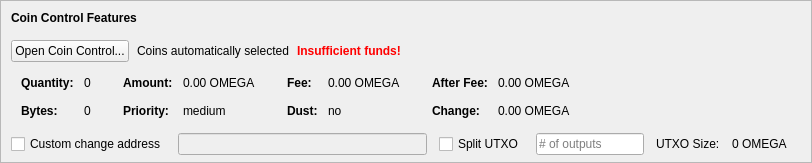
    <widget class="QFrame" name="frameCoinControl">
     <property name="sizePolicy">
      <sizepolicy hsizetype="Expanding" vsizetype="Expanding">
       <horstretch>0</horstretch>
       <verstretch>0</verstretch>
      </sizepolicy>
     </property>
     <property name="maximumSize">
      <size>
       <width>16777215</width>
       <height>16777215</height>
      </size>
     </property>
     <property name="frameShape">
      <enum>QFrame::StyledPanel</enum>
     </property>
     <property name="frameShadow">
      <enum>QFrame::Sunken</enum>
     </property>
     <layout class="QVBoxLayout" name="verticalLayoutCoinControl2">
      <property name="spacing">
       <number>0</number>
      </property>
      <property name="leftMargin">
       <number>0</number>
      </property>
      <property name="topMargin">
       <number>0</number>
      </property>
      <property name="rightMargin">
       <number>0</number>
      </property>
      <property name="bottomMargin">
       <number>6</number>
      </property>
      <item>
       <layout class="QVBoxLayout" name="verticalLayoutCoinControl" stretch="0,0,0,0,1">
        <property name="spacing">
         <number>0</number>
        </property>
        <property name="leftMargin">
         <number>10</number>
        </property>
        <property name="topMargin">
         <number>10</number>
        </property>
        <item>
         <layout class="QHBoxLayout" name="horizontalLayoutCoinControl1">
          <property name="bottomMargin">
           <number>15</number>
          </property>
          <item>
           <widget class="QLabel" name="labelCoinControlFeatures">
            <property name="sizePolicy">
             <sizepolicy hsizetype="Preferred" vsizetype="Maximum">
              <horstretch>0</horstretch>
              <verstretch>0</verstretch>
             </sizepolicy>
            </property>
            <property name="font">
             <font>
              <weight>75</weight>
              <bold>true</bold>
             </font>
            </property>
            <property name="styleSheet">
             <string notr="true">font-weight:bold;</string>
            </property>
            <property name="text">
             <string>Coin Control Features</string>
            </property>
           </widget>
          </item>
         </layout>
        </item>
        <item>
         <layout class="QHBoxLayout" name="horizontalLayoutCoinControl2" stretch="0,0,0,0">
          <property name="spacing">
           <number>8</number>
          </property>
          <property name="bottomMargin">
           <number>10</number>
          </property>
          <item>
           <widget class="QPushButton" name="pushButtonCoinControl">
            <property name="styleSheet">
             <string notr="true"/>
            </property>
            <property name="text">
             <string>Open Coin Control...</string>
            </property>
            <property name="autoDefault">
             <bool>false</bool>
            </property>
           </widget>
          </item>
          <item>
           <widget class="QLabel" name="labelCoinControlAutomaticallySelected">
            <property name="text">
             <string>Coins automatically selected</string>
            </property>
            <property name="margin">
             <number>5</number>
            </property>
           </widget>
          </item>
          <item>
           <widget class="QLabel" name="labelCoinControlInsuffFunds">
            <property name="font">
             <font>
              <weight>75</weight>
              <bold>true</bold>
             </font>
            </property>
            <property name="styleSheet">
             <string notr="true">color:red;font-weight:bold;</string>
            </property>
            <property name="text">
             <string>Insufficient funds!</string>
            </property>
            <property name="margin">
             <number>5</number>
            </property>
           </widget>
          </item>
          <item>
           <spacer name="horizontalSpacerCoinControl">
            <property name="orientation">
             <enum>Qt::Horizontal</enum>
            </property>
            <property name="sizeHint" stdset="0">
             <size>
              <width>40</width>
              <height>1</height>
             </size>
            </property>
           </spacer>
          </item>
         </layout>
        </item>
        <item>
         <widget class="QWidget" name="widgetCoinControl" native="true">
          <property name="sizePolicy">
           <sizepolicy hsizetype="Preferred" vsizetype="Preferred">
            <horstretch>0</horstretch>
            <verstretch>0</verstretch>
           </sizepolicy>
          </property>
          <property name="minimumSize">
           <size>
            <width>0</width>
            <height>0</height>
           </size>
          </property>
          <property name="styleSheet">
           <string notr="true"/>
          </property>
          <layout class="QHBoxLayout" name="horizontalLayoutCoinControl5">
           <property name="leftMargin">
            <number>0</number>
           </property>
           <property name="topMargin">
            <number>0</number>
           </property>
           <property name="rightMargin">
            <number>0</number>
           </property>
           <property name="bottomMargin">
            <number>0</number>
           </property>
           <item>
            <layout class="QHBoxLayout" name="horizontalLayoutCoinControl3" stretch="0,0,0,1">
             <property name="spacing">
              <number>20</number>
             </property>
             <property name="topMargin">
              <number>0</number>
             </property>
             <property name="bottomMargin">
              <number>10</number>
             </property>
             <item>
              <layout class="QFormLayout" name="formLayoutCoinControl1">
               <property name="horizontalSpacing">
                <number>10</number>
               </property>
               <property name="verticalSpacing">
                <number>14</number>
               </property>
               <property name="leftMargin">
                <number>10</number>
               </property>
               <property name="topMargin">
                <number>4</number>
               </property>
               <property name="rightMargin">
                <number>6</number>
               </property>
               <item row="0" column="0">
                <widget class="QLabel" name="labelCoinControlQuantityText">
                 <property name="font">
                  <font>
                   <weight>75</weight>
                   <bold>true</bold>
                  </font>
                 </property>
                 <property name="text">
                  <string>Quantity:</string>
                 </property>
                 <property name="margin">
                  <number>0</number>
                 </property>
                </widget>
               </item>
               <item row="0" column="1">
                <widget class="QLabel" name="labelCoinControlQuantity">
                 <property name="cursor">
                  <cursorShape>IBeamCursor</cursorShape>
                 </property>
                 <property name="contextMenuPolicy">
                  <enum>Qt::ActionsContextMenu</enum>
                 </property>
                 <property name="text">
                  <string notr="true">0</string>
                 </property>
                 <property name="margin">
                  <number>0</number>
                 </property>
                 <property name="textInteractionFlags">
                  <set>Qt::LinksAccessibleByMouse|Qt::TextSelectableByKeyboard|Qt::TextSelectableByMouse</set>
                 </property>
                </widget>
               </item>
               <item row="1" column="0">
                <widget class="QLabel" name="labelCoinControlBytesText">
                 <property name="font">
                  <font>
                   <weight>75</weight>
                   <bold>true</bold>
                  </font>
                 </property>
                 <property name="text">
                  <string>Bytes:</string>
                 </property>
                </widget>
               </item>
               <item row="1" column="1">
                <widget class="QLabel" name="labelCoinControlBytes">
                 <property name="cursor">
                  <cursorShape>IBeamCursor</cursorShape>
                 </property>
                 <property name="contextMenuPolicy">
                  <enum>Qt::ActionsContextMenu</enum>
                 </property>
                 <property name="text">
                  <string notr="true">0</string>
                 </property>
                 <property name="textInteractionFlags">
                  <set>Qt::LinksAccessibleByMouse|Qt::TextSelectableByKeyboard|Qt::TextSelectableByMouse</set>
                 </property>
                </widget>
               </item>
              </layout>
             </item>
             <item>
              <layout class="QFormLayout" name="formLayoutCoinControl2">
               <property name="horizontalSpacing">
                <number>10</number>
               </property>
               <property name="verticalSpacing">
                <number>14</number>
               </property>
               <property name="leftMargin">
                <number>6</number>
               </property>
               <property name="topMargin">
                <number>4</number>
               </property>
               <property name="rightMargin">
                <number>6</number>
               </property>
               <item row="0" column="0">
                <widget class="QLabel" name="labelCoinControlAmountText">
                 <property name="font">
                  <font>
                   <weight>75</weight>
                   <bold>true</bold>
                  </font>
                 </property>
                 <property name="text">
                  <string>Amount:</string>
                 </property>
                 <property name="margin">
                  <number>0</number>
                 </property>
                </widget>
               </item>
               <item row="0" column="1">
                <widget class="QLabel" name="labelCoinControlAmount">
                 <property name="cursor">
                  <cursorShape>IBeamCursor</cursorShape>
                 </property>
                 <property name="contextMenuPolicy">
                  <enum>Qt::ActionsContextMenu</enum>
                 </property>
                 <property name="text">
                  <string notr="true">0.00 OMEGA</string>
                 </property>
                 <property name="textInteractionFlags">
                  <set>Qt::LinksAccessibleByMouse|Qt::TextSelectableByKeyboard|Qt::TextSelectableByMouse</set>
                 </property>
                </widget>
               </item>
               <item row="1" column="0">
                <widget class="QLabel" name="labelCoinControlPriorityText">
                 <property name="font">
                  <font>
                   <weight>75</weight>
                   <bold>true</bold>
                  </font>
                 </property>
                 <property name="text">
                  <string>Priority:</string>
                 </property>
                </widget>
               </item>
               <item row="1" column="1">
                <widget class="QLabel" name="labelCoinControlPriority">
                 <property name="cursor">
                  <cursorShape>IBeamCursor</cursorShape>
                 </property>
                 <property name="contextMenuPolicy">
                  <enum>Qt::ActionsContextMenu</enum>
                 </property>
                 <property name="text">
                  <string>medium</string>
                 </property>
                 <property name="textInteractionFlags">
                  <set>Qt::LinksAccessibleByMouse|Qt::TextSelectableByKeyboard|Qt::TextSelectableByMouse</set>
                 </property>
                </widget>
               </item>
              </layout>
             </item>
             <item>
              <layout class="QFormLayout" name="formLayoutCoinControl3">
               <property name="horizontalSpacing">
                <number>10</number>
               </property>
               <property name="verticalSpacing">
                <number>14</number>
               </property>
               <property name="leftMargin">
                <number>6</number>
               </property>
               <property name="topMargin">
                <number>4</number>
               </property>
               <property name="rightMargin">
                <number>6</number>
               </property>
               <item row="0" column="0">
                <widget class="QLabel" name="labelCoinControlFeeText">
                 <property name="font">
                  <font>
                   <weight>75</weight>
                   <bold>true</bold>
                  </font>
                 </property>
                 <property name="text">
                  <string>Fee:</string>
                 </property>
                 <property name="margin">
                  <number>0</number>
                 </property>
                </widget>
               </item>
               <item row="0" column="1">
                <widget class="QLabel" name="labelCoinControlFee">
                 <property name="cursor">
                  <cursorShape>IBeamCursor</cursorShape>
                 </property>
                 <property name="contextMenuPolicy">
                  <enum>Qt::ActionsContextMenu</enum>
                 </property>
                 <property name="text">
                  <string notr="true">0.00 OMEGA</string>
                 </property>
                 <property name="textInteractionFlags">
                  <set>Qt::LinksAccessibleByMouse|Qt::TextSelectableByKeyboard|Qt::TextSelectableByMouse</set>
                 </property>
                </widget>
               </item>
               <item row="1" column="0">
                <widget class="QLabel" name="labelCoinControlLowOutputText">
                 <property name="font">
                  <font>
                   <weight>75</weight>
                   <bold>true</bold>
                  </font>
                 </property>
                 <property name="text">
                  <string>Dust:</string>
                 </property>
                </widget>
               </item>
               <item row="1" column="1">
                <widget class="QLabel" name="labelCoinControlLowOutput">
                 <property name="cursor">
                  <cursorShape>IBeamCursor</cursorShape>
                 </property>
                 <property name="contextMenuPolicy">
                  <enum>Qt::ActionsContextMenu</enum>
                 </property>
                 <property name="text">
                  <string>no</string>
                 </property>
                 <property name="textInteractionFlags">
                  <set>Qt::LinksAccessibleByMouse|Qt::TextSelectableByKeyboard|Qt::TextSelectableByMouse</set>
                 </property>
                </widget>
               </item>
              </layout>
             </item>
             <item>
              <layout class="QFormLayout" name="formLayoutCoinControl4">
               <property name="horizontalSpacing">
                <number>10</number>
               </property>
               <property name="verticalSpacing">
                <number>14</number>
               </property>
               <property name="leftMargin">
                <number>6</number>
               </property>
               <property name="topMargin">
                <number>4</number>
               </property>
               <property name="rightMargin">
                <number>6</number>
               </property>
               <item row="0" column="0">
                <widget class="QLabel" name="labelCoinControlAfterFeeText">
                 <property name="font">
                  <font>
                   <weight>75</weight>
                   <bold>true</bold>
                  </font>
                 </property>
                 <property name="text">
                  <string>After Fee:</string>
                 </property>
                 <property name="margin">
                  <number>0</number>
                 </property>
                </widget>
               </item>
               <item row="0" column="1">
                <widget class="QLabel" name="labelCoinControlAfterFee">
                 <property name="cursor">
                  <cursorShape>IBeamCursor</cursorShape>
                 </property>
                 <property name="contextMenuPolicy">
                  <enum>Qt::ActionsContextMenu</enum>
                 </property>
                 <property name="text">
                  <string notr="true">0.00 OMEGA</string>
                 </property>
                 <property name="textInteractionFlags">
                  <set>Qt::LinksAccessibleByMouse|Qt::TextSelectableByKeyboard|Qt::TextSelectableByMouse</set>
                 </property>
                </widget>
               </item>
               <item row="1" column="0">
                <widget class="QLabel" name="labelCoinControlChangeText">
                 <property name="font">
                  <font>
                   <weight>75</weight>
                   <bold>true</bold>
                  </font>
                 </property>
                 <property name="text">
                  <string>Change:</string>
                 </property>
                </widget>
               </item>
               <item row="1" column="1">
                <widget class="QLabel" name="labelCoinControlChange">
                 <property name="cursor">
                  <cursorShape>IBeamCursor</cursorShape>
                 </property>
                 <property name="contextMenuPolicy">
                  <enum>Qt::ActionsContextMenu</enum>
                 </property>
                 <property name="text">
                  <string notr="true">0.00 OMEGA</string>
                 </property>
                 <property name="textInteractionFlags">
                  <set>Qt::LinksAccessibleByMouse|Qt::TextSelectableByKeyboard|Qt::TextSelectableByMouse</set>
                 </property>
                </widget>
               </item>
              </layout>
             </item>
            </layout>
           </item>
          </layout>
         </widget>
        </item>
        <item>
         <layout class="QHBoxLayout" name="horizontalLayoutCoinControl4" stretch="0,0,0,0,0,0,0">
          <property name="spacing">
           <number>12</number>
          </property>
          <property name="sizeConstraint">
           <enum>QLayout::SetDefaultConstraint</enum>
          </property>
          <property name="topMargin">
           <number>5</number>
          </property>
          <property name="rightMargin">
           <number>5</number>
          </property>
          <item>
           <widget class="QCheckBox" name="checkBoxCoinControlChange">
            <property name="toolTip">
             <string>If this is activated, but the change address is empty or invalid, change will be sent to a newly generated address.</string>
            </property>
            <property name="text">
             <string>Custom change address</string>
            </property>
           </widget>
          </item>
          <item>
           <widget class="QValidatedLineEdit" name="lineEditCoinControlChange">
            <property name="enabled">
             <bool>false</bool>
            </property>
            <property name="sizePolicy">
             <sizepolicy hsizetype="Expanding" vsizetype="Fixed">
              <horstretch>0</horstretch>
              <verstretch>0</verstretch>
             </sizepolicy>
            </property>
           </widget>
          </item>
          <item>
           <widget class="QCheckBox" name="splitBlockCheckBox">
            <property name="text">
             <string>Split UTXO</string>
            </property>
           </widget>
          </item>
          <item>
           <widget class="QLineEdit" name="splitBlockLineEdit">
            <property name="sizePolicy">
             <sizepolicy hsizetype="Fixed" vsizetype="Fixed">
              <horstretch>50</horstretch>
              <verstretch>0</verstretch>
             </sizepolicy>
            </property>
            <property name="placeholderText">
             <string># of outputs</string>
            </property>
           </widget>
          </item>
          <item>
           <widget class="QLabel" name="labelBlockSizeText">
            <property name="text">
             <string>UTXO Size:</string>
            </property>
           </widget>
          </item>
          <item>
           <widget class="QLabel" name="labelBlockSize">
            <property name="text">
             <string>0 OMEGA</string>
            </property>
           </widget>
          </item>
          <item>
           <widget class="QLabel" name="labelCoinControlChangeLabel">
            <property name="sizePolicy">
             <sizepolicy hsizetype="Preferred" vsizetype="Expanding">
              <horstretch>0</horstretch>
              <verstretch>0</verstretch>
             </sizepolicy>
            </property>
            <property name="minimumSize">
             <size>
              <width>0</width>
              <height>0</height>
             </size>
            </property>
            <property name="text">
             <string/>
            </property>
            <property name="margin">
             <number>3</number>
            </property>
           </widget>
          </item>
         </layout>
        </item>
        <item>
         <spacer name="verticalSpacerCoinControl">
          <property name="orientation">
           <enum>Qt::Vertical</enum>
          </property>
          <property name="sizeHint" stdset="0">
           <size>
            <width>800</width>
            <height>1</height>
           </size>
          </property>
         </spacer>
        </item>
       </layout>
      </item>
     </layout>
    </widget>
